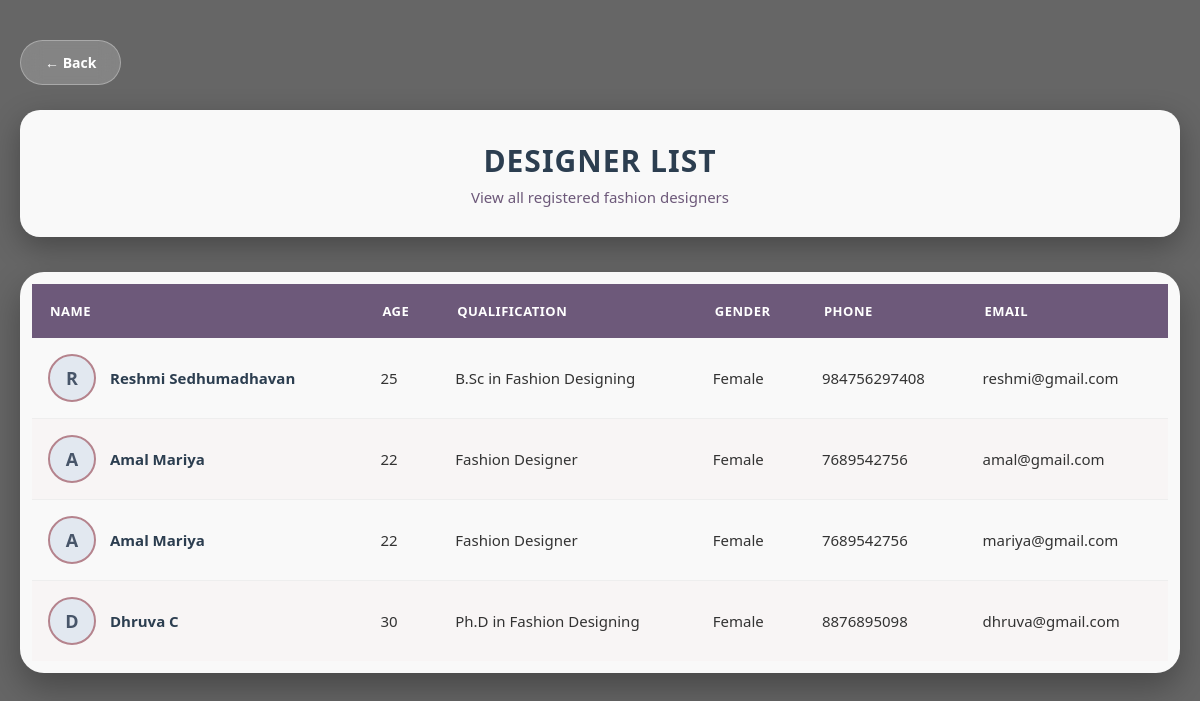
Screenshot of /designer_list/ (signed in) with the database file from the repository.
### specksapp/models.py (models this page shows)
class designer(models.Model):
    name = models.CharField(max_length=25,null=True,blank=True)
    age = models.IntegerField(null=True,blank=True)
    qualification = models.CharField(max_length=25,null=True,blank=True)
    Gender_choices =[
        ('M','male'),
        ('F','female'),
        ('O','other')
    ]
    gender = models.CharField(max_length=8,choices=Gender_choices,null=True,blank=True)
    phone = models.IntegerField(null=True,blank=True)
    email = models.EmailField(max_length=100,unique=True,null=True,blank=True)
    password = models.CharField(max_length=25,null=True,blank=True)
    user = models.ForeignKey(shopowner_register,on_delete=models.CASCADE,null=True,blank=True)

### specksapp/views.py (the view)
# urls.py: path('designer_list/', views.designer_list, name='designer_list'),
def designer_list(request):
    if 'email' not in request.session:
        return redirect('owner_login')
    email = request.session['email']
    owner = models.shopowner_register.objects.get(email=email)
    designers = models.designer.objects.filter(user=owner)
    return render(request, 'designer_list.html', {
        'user': owner,
        'designers': designers,
    })

### specksapp/templates/designer_list.html (shortened to what this page needs)
<!DOCTYPE html>
<html lang="en">
<head>
</head>
<body>
<div class="container">
    <a href="javascript:history.back()" class="back-btn">
        &#8592; Back
    </a>
    <div class="heading">
        <h1>Designer List</h1>
        <p>View all registered fashion designers</p>
    </div>
    <div class="table-container">
        <table>
            <thead>
                <tr>
                    <th>Name</th>
                    <th>Age</th>
                    <th>Qualification</th>
                    <th>Gender</th>
                    <th>Phone</th>
                    <th>Email</th>
                </tr>
            </thead>
            <tbody>
                {% for d in designers %}
                <tr>
                    <td>
                        <div class="profile">
                            {% if d.image %}
                                <img src="{{ d.image.url }}" alt="{{ d.name }}">
                            {% else %}
                                <div class="profile-avatar-placeholder">
                                    <span>{{ d.name|slice:":1"|upper }}</span>
                                </div>
                            {% endif %}
                            <span>{{ d.name }}</span>
                        </div>
                    </td>
                    <td>{{ d.age }}</td>
                    <td>{{ d.qualification }}</td>
                    <td>{{ d.gender }}</td>
                    <td>{{ d.phone }}</td>
                    <td>{{ d.email }}</td>
                </tr>
                {% empty %}
                <tr>
                    <td colspan="7" class="no-data">
                        No Designers Available
                    </td>
                </tr>
                {% endfor %}
            </tbody>
        </table>
    </div>
</div>
</body>
</html>

### specksapp/templates/designer_list.html (style rules this page uses)
* { margin: 0; padding: 0; box-sizing: border-box; font-family: 'Segoe UI', Arial, sans-serif; }
body { background: linear-gradient(rgba(0, 0, 0, 0.6), rgba(0, 0, 0, 0.6)), url('https://images.unsplash.com/photo-1441986300917-64674bd600d8?auto=format&fit=crop&w=1950&q=80') no-repeat center center fixed; background-size: cover; min-height: 100vh; padding: 40px 20px; }
.container { max-width: 1200px; margin: auto; }
.back-btn { display: inline-flex; align-items: center; gap: 8px; text-decoration: none; color: white; font-weight: 600; background: rgba(255, 255, 255, 0.2); backdrop-filter: blur(10px); padding: 12px 24px; border-radius: 30px; border: 1px solid rgba(255, 255, 255, 0.3); transition: all 0.3s ease; font-size: 14px; margin-bottom: 25px; }
.heading { background: rgba(255, 255, 255, 0.96); padding: 30px 35px; border-radius: 20px; margin-bottom: 35px; box-shadow: 0 10px 30px rgba(0, 0, 0, 0.3); text-align: center; }
.heading h1 { color: #2c3e50; font-size: 30px; font-weight: 600; letter-spacing: 1px; text-transform: uppercase; margin-bottom: 6px; }
.heading p { color: #6d597a; font-size: 15px; font-weight: 500; }
.table-container { background: rgba(255, 255, 255, 0.96); border-radius: 24px; overflow: hidden; box-shadow: 0 15px 35px rgba(0, 0, 0, 0.3); padding: 12px; }
table { width: 100%; border-collapse: collapse; background: transparent; }
thead { background: #6d597a; color: white; }
thead th { padding: 18px; text-align: left; font-size: 13px; font-weight: 600; text-transform: uppercase; letter-spacing: 0.5px; }
tbody tr { transition: all 0.2s ease; }
tbody tr:last-child td { border-bottom: none; }
tbody tr:nth-child(even) { background: rgba(245, 235, 235, 0.3); }
tbody td { padding: 16px; border-bottom: 1px solid #eee; color: #333; font-size: 15px; vertical-align: middle; }
.profile { display: flex; align-items: center; gap: 14px; font-weight: 600; color: #2c3e50; }
.profile-avatar-placeholder { width: 48px; height: 48px; border-radius: 50%; background: #e2e8f0; color: #475569; display: flex; align-items: center; justify-content: center; font-size: 18px; border: 2px solid #b5838d; }

### rows the page displays
designer: name "R", name "Reshmi Sedhumadhavan", age "25", qualification "B.Sc in Fashion Designing", gender "Female", phone "984756297408", email "reshmi@gmail.com"
designer: name "A", name "Amal Mariya", age "22", qualification "Fashion Designer", gender "Female", phone "7689542756", email "amal@gmail.com"
designer: name "A", name "Amal Mariya", age "22", qualification "Fashion Designer", gender "Female", phone "7689542756", email "mariya@gmail.com"
designer: name "D", name "Dhruva C", age "30", qualification "Ph.D in Fashion Designing", gender "Female", phone "8876895098", email "dhruva@gmail.com"
